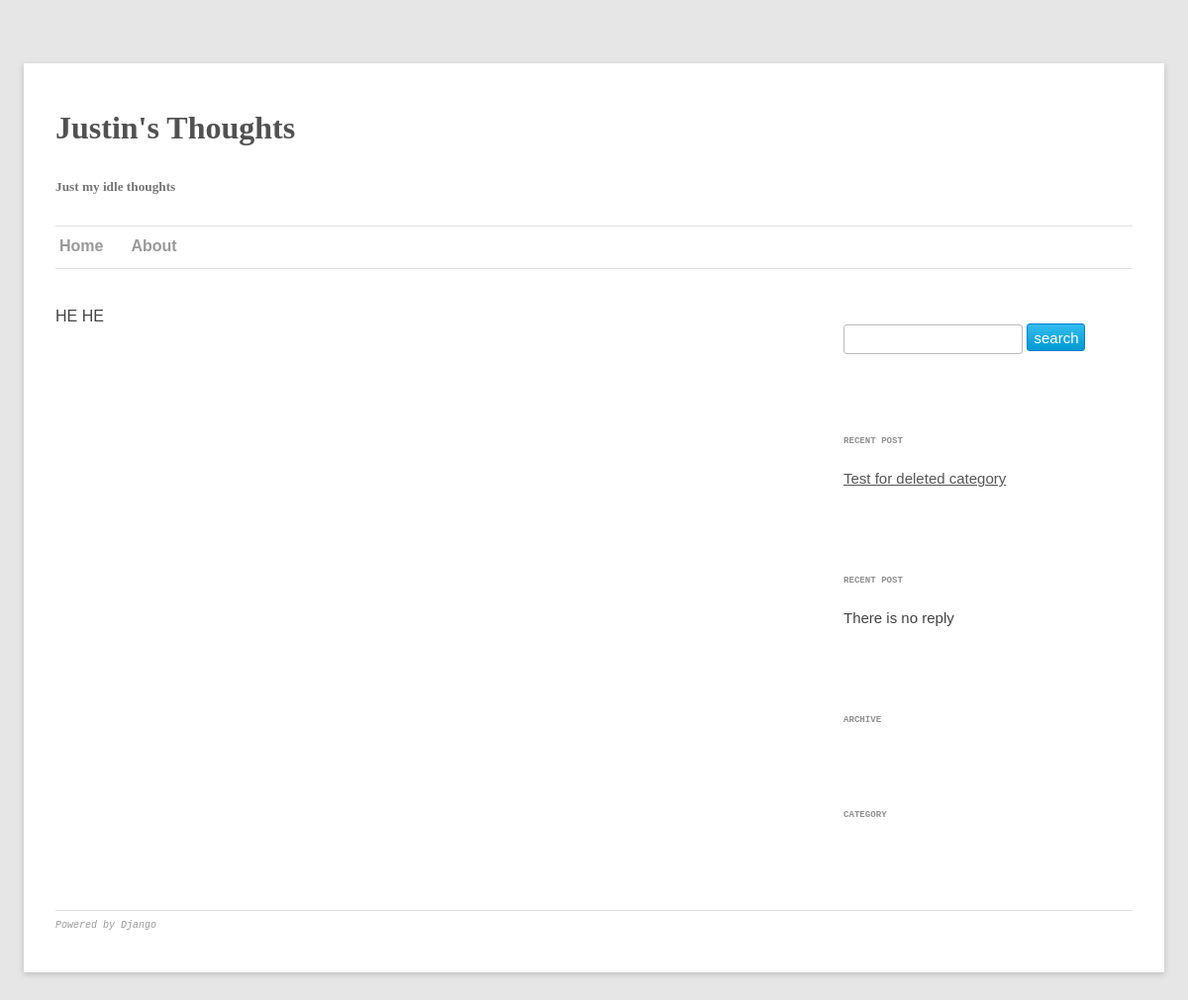
Page /about/ on the earlier database version.
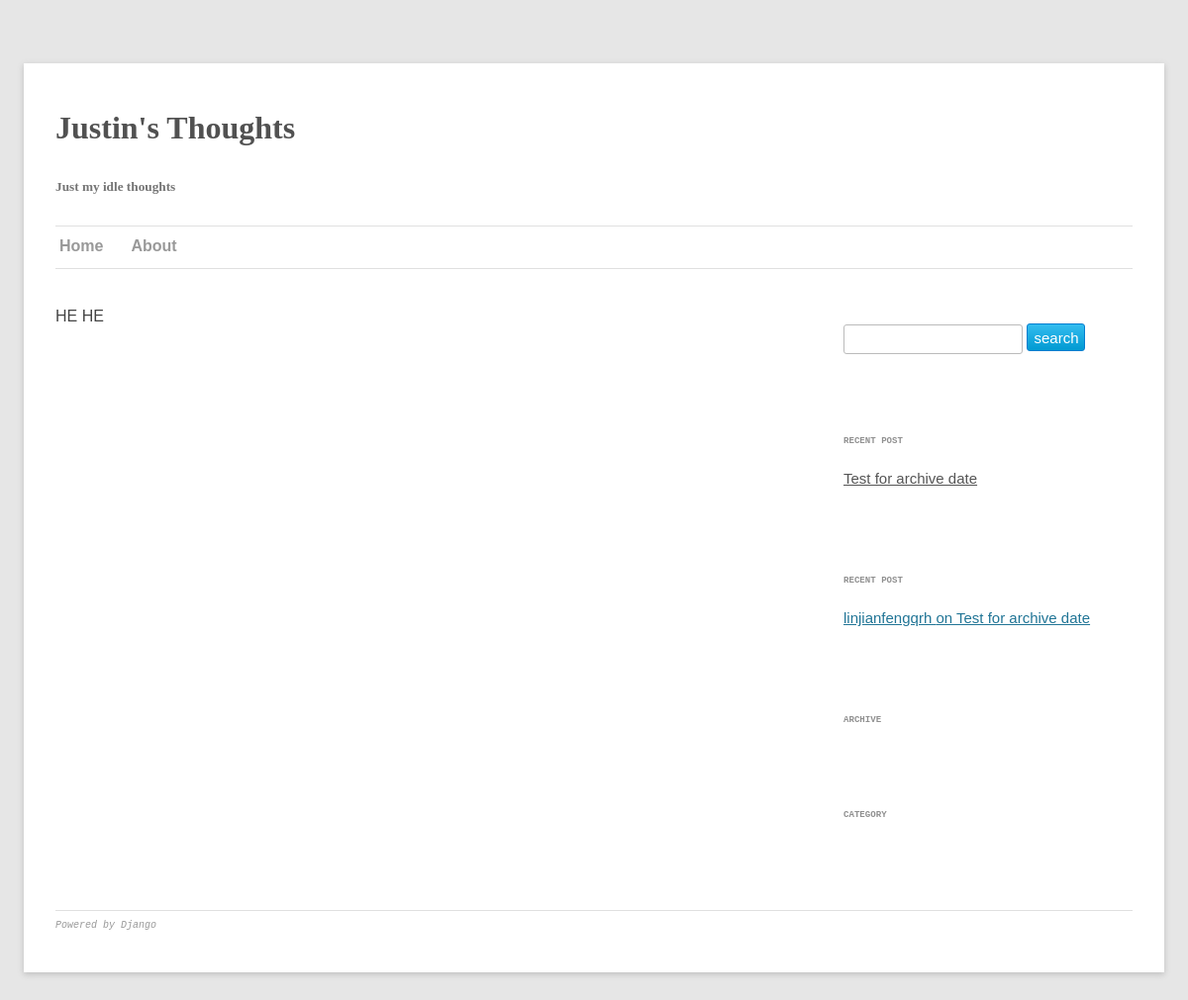
Same page on the later database version.
### blog/models.py (models this page shows, shortened)
class Post(models.Model):
  title = models.CharField(max_length=100)
  content = models.TextField()
  author = models.CharField(max_length=100)
  published = models.BooleanField(default = False)
  created_date = models.DateTimeField(auto_now_add = True)
  category = models.ForeignKey(Category, default = 1, on_delete = models.SET_DEFAULT)
  tags = models.ManyToManyField(Tag)
  visit = models.IntegerField()
  class Meta:
    ordering = ['-created_date']
  def __unicode__(self):
    return self.title
  def get_abs_url(self):
    mangled = self.title.replace(' ', '__')
    return '/blog/%s/' % mangled

class Reply(models.Model):
  APPROVED = 'ap'
  PENDING = 'pd'
  SPAM = 'sp'
  TRASH = 'tr'
  STATE_CHOICE = (
      (TRASH, 'trash'),
      (APPROVED, 'approved'),
      (PENDING, 'pending'),
      (SPAM, 'spam'),
  )
  name = models.CharField(max_length=100)
  email = models.EmailField()
  to = models.IntegerField(default=0)
  message = models.CharField(max_length = 1000)
  post = models.ForeignKey(Post)
  date = models.DateTimeField()
  state = models.CharField(max_length = 2, choices = STATE_CHOICE, default = PENDING)

### blog/views.py (the view)
# urls.py: url(r'^about/$', 'blog.views.about'),
def about(request):
  recent_post = Post.objects.first()
  recent_reply = Reply.objects.filter(state = Reply.APPROVED).first()
  return render(request, 'about.html', {'recent_post': recent_post, 'recent_reply':recent_reply } )

### templates/about.html (shortened to what this page needs)
{% extends "blog/base.html" %}
{% block content %}HE HE {% endblock %}

### templates/blog/base.html (shortened to what this page needs)
<!DOCTYPE html>
<html>
<head>
  <link rel="stylesheet" type="text/css" href="{{STATIC_URL}}global.css" />
  <link rel="stylesheet" type="text/css" href="{{STATIC_URL}}post.css" />
</head>
<body style="color:#444;background-color:#e6e6e6;font-family:sans-serif">
  <div class="page">
    <div class="header">
      <h1 class="blog-title">Justin's Thoughts</h1>
      <h5 class="blog-desc">Just my idle thoughts</h5>
    </div>
    <div class="menu">
      <hr />
      <ul class="menu">
        <li><a href="/" class="title-menu-item">Home</a></li>
        <li><a href="/about/" class="title-menu-item">About</a></li>
      </ul>
      <hr />
    </div>
    <div class = "maincontent">
      <div class = "sidebar">
        <div class = "widget widget_form">
          <form action="/blog/search/" method="get" class = "search">
            <p><input type="text" name="q" class="search text"/>
            <input type="submit" value="search" class = "search  button"></p>
          </form>
        </div>
        <div class = "widget widget_recent_post">
          <p class = "widget_title">RECENT POST</p>
          <p class = "widget_content">{% if recent_post %}<a href="{{recent_post.get_abs_url}}">{{ recent_post.title }}</a>{% else %}There is no post{% endif %}</p>
        </div>
        <div class = "widget widget_recent_reply">
          <p class = "widget_title">RECENT POST</p>
          <p class = "widget_content">{% if recent_reply %}<a href="{{recent_reply.get_post_url}}">{{ recent_reply.name }} on {{recent_reply.post}}</a>{% else %}There is no reply{% endif %}</p>
        </div>
        <div class = "widget widget_archive">
          <p class = "widget_title">ARCHIVE</p>
        </div>
        <div class = "widget widget_category">
          <p class = "widget_title">CATEGORY</p>
        </div>
      </div>
      <div class = "content">
        {% block content %}
        {% endblock %}
      </div>
      <div class = "footer">
        <hr />
        <p><a href="http://www.djangoproject.com">Powered by Django</a></p>
      </div>
    </div>
  </div>
</body>
</html>

Differences in the rows shown:
no longer on this page (row edited): Post: title "Test for deleted category"
added Post: title "Test for archive date"
added Reply: name "linjianfengqrh", post "Test for archive date"
Other differences:
text no longer shown: "There is no reply"
text now shown: "on"
